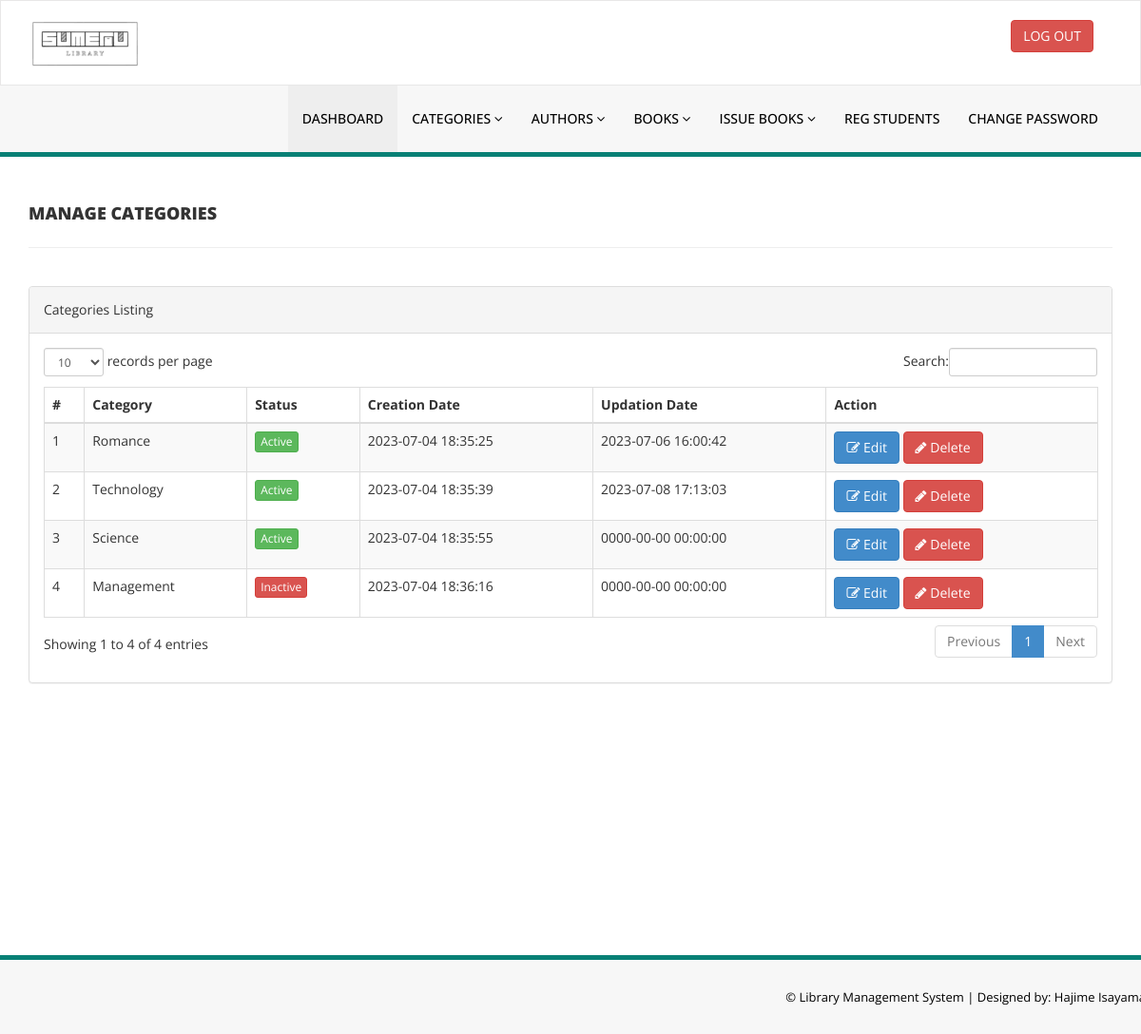
Page /library/admin/manage-categories.php (signed in) on the committed database.
### tables this page shows
CREATE TABLE `category` (
  `id` int(11) NOT NULL,
  `category_name` varchar(150) DEFAULT NULL,
  `status` int(1) DEFAULT NULL,
  `creation_date` timestamp NULL DEFAULT current_timestamp(),
  `updation_date` timestamp NULL DEFAULT '0000-00-00 00:00:00' ON UPDATE current_timestamp()
);

### library/admin/manage-categories.php (the view, shortened to what this page needs)
<?php
include('includes/config.php');
if (strlen($_SESSION['alogin']) == 0) {
    header('location:index.php');
} else {
?>
<!DOCTYPE html>
<html xmlns="http://www.w3.org/1999/xhtml">
<head>
    <link href="assets/css/bootstrap.css" rel="stylesheet" />
    <link href="assets/css/font-awesome.css" rel="stylesheet" />
    <link href="assets/js/dataTables/dataTables.bootstrap.css" rel="stylesheet" />
    <link href="assets/css/style.css" rel="stylesheet" />
</head>
<body>
    <?php include('includes/header.php'); ?>
    <div class="content-wrapper">
        <div class="container">
            <div class="row pad-botm">
                <div class="col-md-12">
                    <h4 class="header-line">Manage Categories</h4>
                </div>
                <div class="row">
                </div>
            </div>
            <div class="row">
                <div class="col-md-12">
                    <div class="panel panel-default">
                        <div class="panel-heading">
                            Categories Listing
                        </div>
                        <div class="panel-body">
                            <div class="table-responsive">
                                <table class="table table-striped table-bordered table-hover" id="dataTables-example">
                                    <thead>
                                        <tr>
                                            <th>#</th>
                                            <th>Category</th>
                                            <th>Status</th>
                                            <th>Creation Date</th>
                                            <th>Updation Date</th>
                                            <th>Action</th>
                                        </tr>
                                    </thead>
                                    <tbody>
                                        <?php
                                        $sql = "SELECT * FROM category";
                                        $query = $dbh->prepare($sql);
                                        $query->execute();
                                        $results = $query->fetchAll(PDO::FETCH_OBJ);
                                        $cnt = 1;
                                        if ($query->rowCount() > 0) {
                                            foreach ($results as $result) {
                                        ?>
                                                <tr class="odd gradeX">
                                                    <td class="center"><?php echo htmlentities($cnt); ?></td>
                                                    <td class="center"><?php echo htmlentities($result->category_name); ?></td>
                                                    <td class="center">
                                                        <?php if ($result->status == 1) { ?>
                                                            <a href="#" class="btn btn-success btn-xs">Active</a>
                                                        <?php } else { ?>
                                                            <a href="#" class="btn btn-danger btn-xs">Inactive</a>
                                                        <?php } ?>
                                                    </td>
                                                    <td class="center"><?php echo htmlentities($result->creation_date); ?></td>
                                                    <td class="center"><?php echo htmlentities($result->updation_date); ?></td>
                                                    <td class="center">
                                                        <a href="edit-category.php?catid=<?php echo htmlentities($result->id); ?>"><button class="btn btn-primary"><i class="fa fa-edit "></i> Edit</button></a>
                                                        <a href="manage-categories.php?del=<?php echo htmlentities($result->id); ?>" onclick="return confirm('Are you sure you want to delete?');"><button class="btn btn-danger"><i class="fa fa-pencil"></i> Delete</button></a>
                                                    </td>
                                                </tr>
                                        <?php
                                                $cnt = $cnt + 1;
                                            }
                                        }
                                        ?>
                                    </tbody>
                                </table>
                            </div>
                        </div>
                    </div>
                </div>
            </div>
        </div>
    </div>
    <?php include('includes/footer.php'); ?>
</body>
</html>
<?php } ?>

### library/admin/assets/css/style.css (style rules this page uses)
.content-wrapper { margin-top: 40px; min-height: 800px; padding-bottom: 90px; }
.header-line { font-weight: 900; padding-bottom: 25px; border-bottom: 1px solid #eeeeee; text-transform: uppercase; }
.pad-botm { padding-bottom: 30px; }

### rows in the picture
category: category_name "Romance", status "Active", creation_date "2023-07-04 18:35:25", updation_date "2023-07-06 16:00:42"
category: category_name "Technology", status "Active", creation_date "2023-07-04 18:35:39", updation_date "2023-07-08 17:13:03"
category: category_name "Science", status "Active", creation_date "2023-07-04 18:35:55", updation_date "0000-00-00 00:00:00"
category: category_name "Management", status "Inactive", creation_date "2023-07-04 18:36:16", updation_date "0000-00-00 00:00:00"
